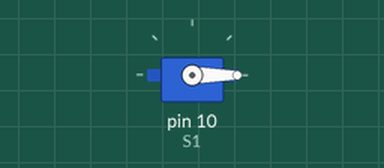
This sketch was run on a simulated Arduino Uno, built with avr-gcc and run on an emulated ATmega328P. Parts: servo.

Above: at 0.05 s.
At 3.25 s:
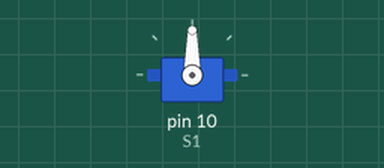
At 6.5 s:
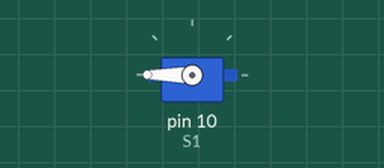
At 13.0 s:
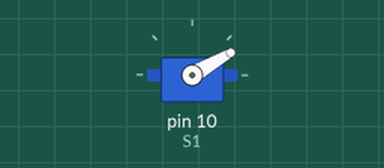
Timing chart, 0 to 18.2 s (numbered marks = the images above):
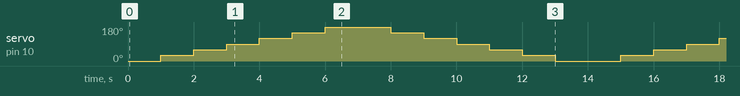

The sketch:

servo.ino
```cpp
#include<Servo.h>
Servo S1;
void setup() {
  S1.attach(10);
}

void loop() {
  int i;
  for(i=0;i<=180;i+=30)
  {
    S1.write(i);
    Serial.println(i);
    delay(1000);
  }
  for(i=180;i>=0;i-=30)
  {
    S1.write(i);
    Serial.println(i);
    delay(1000);
  }
}
```

Measured:
- by itself, servo on pin 10 (S1): repeats every 14.0 s: 60° 1.0 s, 90° 1.0 s, 120° 1.0 s, 150° 1.0 s, 180° 2.0 s, 150° 1.0 s, 120° 1.0 s, 90° 1.0 s, 60° 1.0 s, 30° 1.0 s, 0° 2.0 s, 30° 1.0 s
